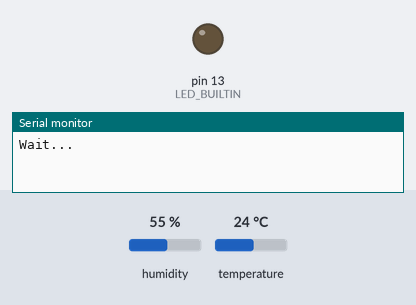
A program run on a simulated Arduino Mega 2560, built for the host (arithmetic inside an expression is 32-bit, double 64-bit). On the bench: output pins drawn as LEDs (lit = HIGH), the last lines printed to the serial monitor. The inputs (shaded band) are chosen by the test bench; at power-on: humidity 55 %, temperature 24 °C. No MQTT or app messages arrive unless stated.

Above: at 0.1 s.
At 4.2 s:
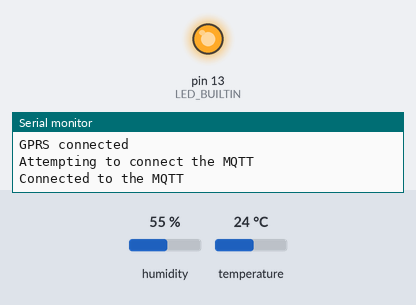
Timing chart, 0 to 5.7 s (numbered marks = the images above):
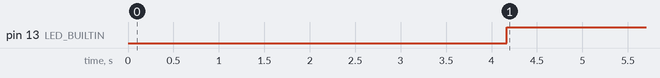

The program:

main.cpp
```cpp
/*
Created by Ahmad Radhy
email: ahmadradhyfisika@gmail.com
*/

#define TINY_GSM_MODEM_SIM7000

#include <Arduino.h>
#include <TinyGsmClient.h>
#include <PubSubClient.h>
#include <ArduinoJson.h>
#include <Adafruit_Sensor.h>
#include <DHT.h>

void reconnect();

struct senseData
{
  float temperature = 0.0F;
  float humidity = 0.0F;
};

static char dataEnv[256];
static senseData data;
StaticJsonDocument <256> doc;

#define DHTPIN 8
#define DHTTYPE DHT22
DHT dht(DHTPIN, DHTTYPE);


#define SerialAT Serial1
#define GSM_PIN ""

TinyGsm modem(SerialAT);
TinyGsmClient client(modem);
PubSubClient mqtt(client);

const char apn[] = "internet";
const char gprsUser[] = "";
const char gprsPass[] = "";

#define TOKEN ""
#define CLIENTID ""
const char broker[] = "";
const char publishTopic[] = "";
long lasdData = 0;


void setup() {

  Serial.begin(9600);
  dht.begin();
  pinMode(LED_BUILTIN, OUTPUT);
  Serial.println("Wait...");
  SerialAT.begin(9600);
  delay(2000);
  modem.setNetworkMode(38); //38-LTE, 13-GSM
  modem.setPreferredMode(2); //2-NB-IoT, 1-CAT, 3-GPRS

  Serial.println("Initializing modem......");
  modem.restart();
  delay(2000);

  String modemInfo = modem.getModemInfo();
  Serial.print("Modem info: ");
  Serial.println(modemInfo);

  if (GSM_PIN && modem.getSimStatus() != 3)
  {
    modem.simUnlock(GSM_PIN);
  }

  modem.gprsConnect(apn, gprsUser, gprsPass);

  Serial.print("Waiting for network....");

  if (!modem.waitForNetwork())
  {
    Serial.println("Network Fail");
    delay(10000);
    return;
  }

  Serial.println("Success");

  if (modem.isNetworkConnected())
  {
    Serial.println("Network connected");
    Serial.print("Signal strength: ");
    Serial.println(modem.getSignalQuality());
  }

  Serial.print(F("Connecting to "));
  Serial.print(apn);

  if (!modem.gprsConnect(apn, gprsUser, gprsPass))
  {
    Serial.print(" Fail");
    delay(10000);
    return;
  }

  Serial.println(" Success");
  if (modem.isGprsConnected())
  {
    Serial.println("GPRS connected");
  }

  mqtt.setServer(broker, 1883);

}

void loop() {

  if (!mqtt.connected())
  {
    reconnect();
  }

  mqtt.loop();

  float t = dht.readTemperature();
  float h = dht.readHumidity();

  if (isnan(t) || isnan(h))
  {
    Serial.println("Failed to read sensor");
    return;
  }

  data.temperature = t;
  data.humidity = h;

  doc["temperature"] = data.temperature;
  doc["humidity"] = data.humidity;
  serializeJsonPretty(doc, dataEnv);

  long now = millis();

  if (now - lasdData > 5000) //updated sensor to the cloud every 5 seconds
  {
    lasdData = now;
    Serial.println(dataEnv);
    mqtt.publish(publishTopic, dataEnv);
  }

}

void reconnect(){

  while (!mqtt.connected())
  {
    Serial.println("Attempting to connect the MQTT");

    if (mqtt.connect(CLIENTID, TOKEN, NULL))
    {
      Serial.println("Connected to the MQTT");
      digitalWrite(LED_BUILTIN, HIGH);
    }
    else
    {
      Serial.println("Failed!");
      digitalWrite(LED_BUILTIN, LOW);
      Serial.println("Retrying in 5 seconds");
      delay(5000);
    }


  }

}
```

Measured:
- by itself, pin 13 (LED_BUILTIN): LOW → HIGH at 4.2 s
